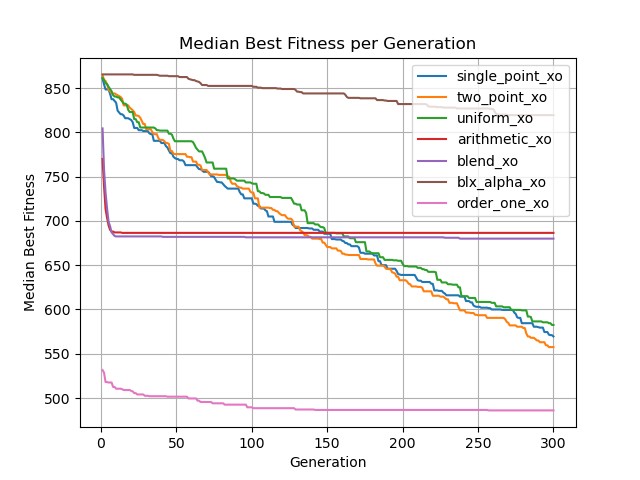

The Python source for this figure:
import multiprocessing as mp
import time
import matplotlib.pyplot as plt
import numpy as np
import pandas as pd

from charles.charles import Population, Individual
from song import get_fitness
from charles.selection import fps
from charles.mutation import swap_mutation
from charles.xo import single_point_xo, two_point_xo, uniform_xo, arithmetic_xo, blend_xo, blx_alpha_xo, order_one_xo


# Individual Monkey Patching
Individual.get_fitness = get_fitness


# Function to run a single experiment
def run_experiment(args):
    population_size, generations, crossover_probability, mutation_probability, selection, mutation, crossover, elitism, sol_size, valid_set = args
    all_fitness = []

    for i in range(10):  # Number of runs
        start_time = time.time()

        # Create a population
        pop = Population(size=population_size, optim="min", sol_size=sol_size, valid_set=valid_set, repetition=True)

        # Track fitness for each generation
        generation_fitness = []
        for gen in range(generations):
            pop.evolve(gens=1, xo_prob=crossover_probability, mut_prob=mutation_probability,            
                       select=selection, mutate=mutation, xo=crossover, elitism=elitism)
            best_fitness = min(ind.fitness for ind in pop.individuals)
            generation_fitness.append(best_fitness)

        all_fitness.append(generation_fitness)
        end_time = time.time()
        print(f"Run #{i + 1}, Generation #{gen + 1}: Best Fitness: {best_fitness}, Time: {round(end_time - start_time, 2)} seconds")


    # Transpose all_fitness to have each generation's best fitnesses in the same list
    all_fitness = list(map(list, zip(*all_fitness)))


    # Compute the median best fitness for each generation across all runs
    median_best_fitness_per_gen = [np.median(gen_fitness) for gen_fitness in all_fitness]

    return median_best_fitness_per_gen


# Crossovers
experiments = [
    [500, 300, 0.9, 0.2, fps, swap_mutation, single_point_xo, True],
    [500, 300, 0.9, 0.2, fps, swap_mutation, two_point_xo, True],
    [500, 300, 0.9, 0.2, fps, swap_mutation, uniform_xo, True],
    [500, 300, 0.9, 0.2, fps, swap_mutation, arithmetic_xo, True],
    [500, 300, 0.9, 0.2, fps, swap_mutation, blend_xo, True],
    [500, 300, 0.9, 0.2, fps, swap_mutation, blx_alpha_xo, True],
    [500, 300, 0.9, 0.2, fps, swap_mutation, order_one_xo, True]]


# Add sol_size and valid_set to each experiment
for exp in experiments:
    exp.extend([312, [i for i in range(127)]])

# Run experiments in parallel
if __name__ == '__main__':
    with mp.Pool(mp.cpu_count()) as pool:
        all_median_fitnesses = pool.map(run_experiment, experiments)

    def create_labels(experiments):
        labels = []
        for exp in experiments:
            label_parts = []
            label_parts.append(f"{exp[6].__name__}") # Crossovers
            labels.append(", ".join(label_parts))
        return labels

    labels = create_labels(experiments)

    def plot_average_best_fitness(all_median_fitnesses, labels):
        for i, median_best_fitness in enumerate(all_median_fitnesses):
            plt.plot(range(1, len(median_best_fitness) + 1), median_best_fitness, linestyle='-', label=labels[i])


        plt.title('Median Best Fitness per Generation')
        plt.xlabel('Generation')
        plt.ylabel('Median Best Fitness')
        plt.legend()
        plt.grid(True)
        plt.show()

    plot_average_best_fitness(all_median_fitnesses, labels)
